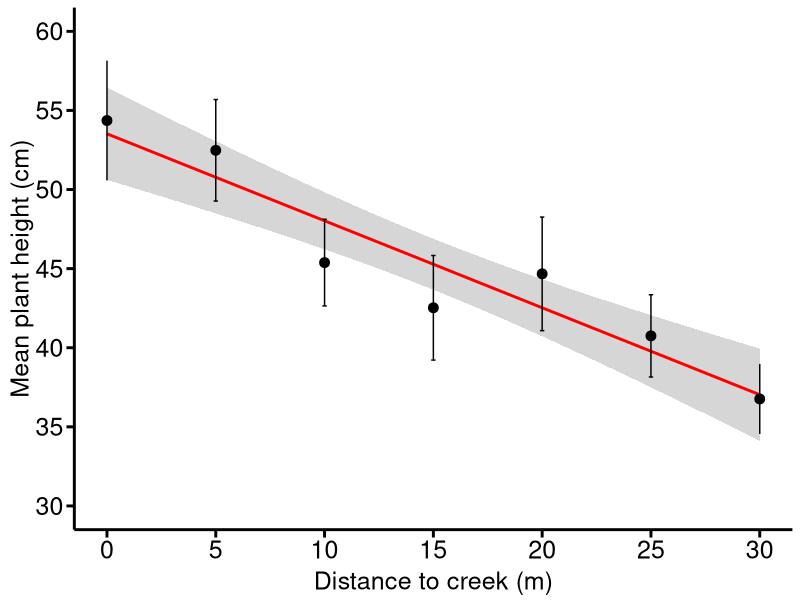
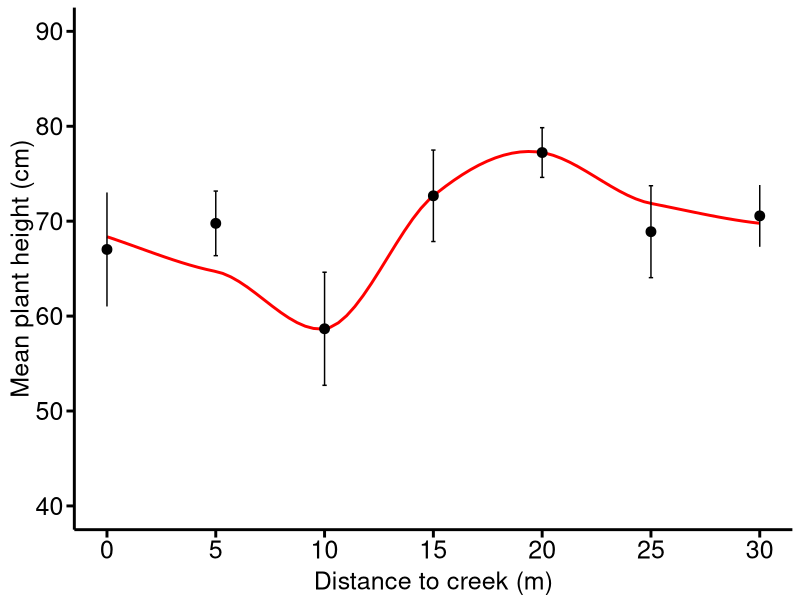
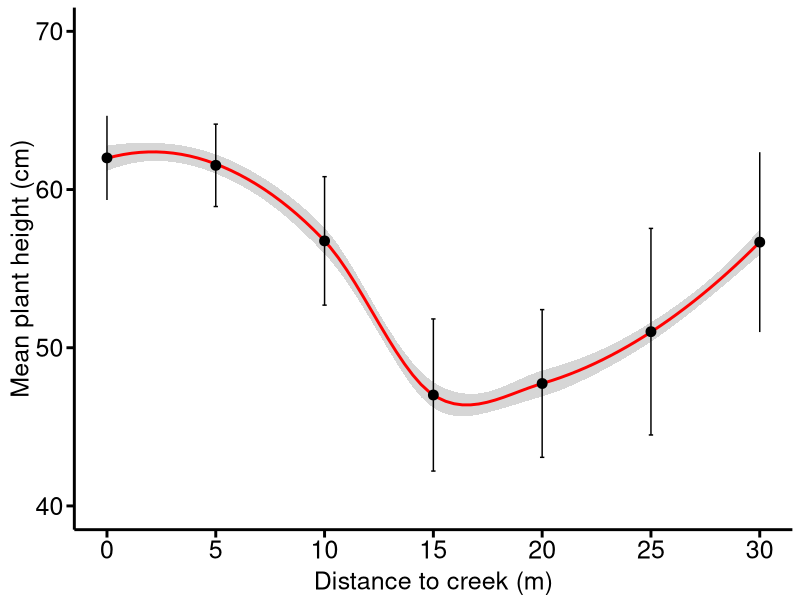
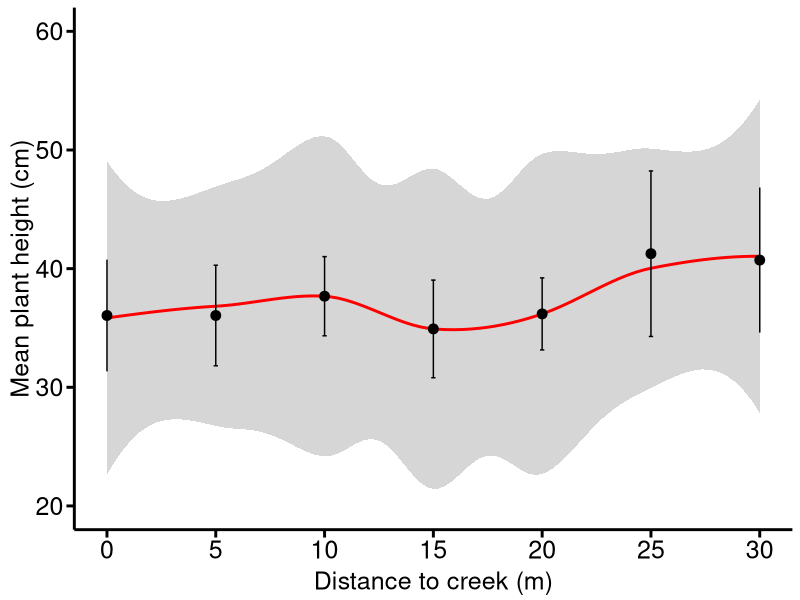
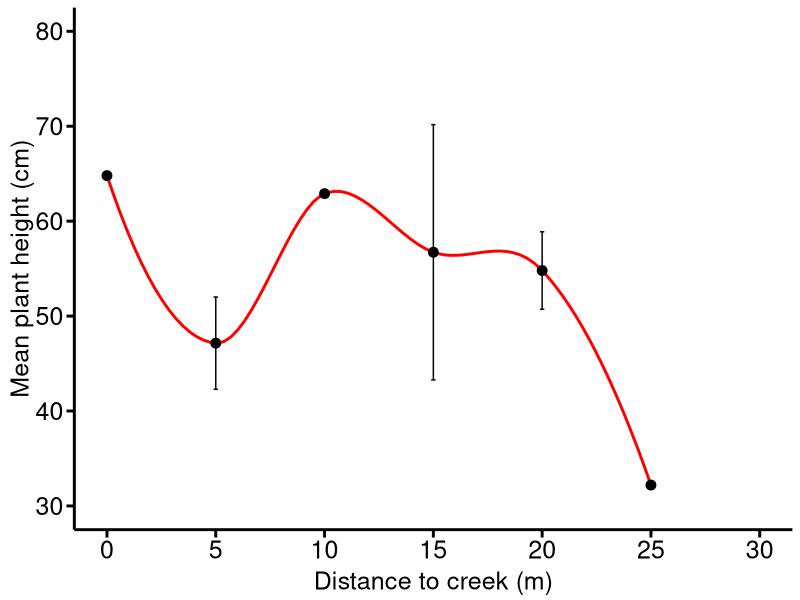

These figures' R source, in order:
rm(list=ls())
# 加载ggplot2包
library(ggplot2)
library(dplyr)

cbPalette = c("#F8766D", "#00BA38", "#619CFF", "#F564E3","#B79F00", "#00BFC4")
textcol = cbPalette
shape_values = c(15:20)
alphadegree = 0.2
FS = 18
pic_height = 4
pic_width = 5

mytheme = theme(
  legend.position = c(0.8, 0.25),       # 将图例放在右上角内侧
  legend.title = element_text(size = FS),    # 设置图例标题字体大小
  legend.text = element_text(size = FS-2),
  panel.grid.major=element_line(colour=NA),
  panel.grid.minor = element_blank(),
  panel.background = element_blank(),
  axis.line = element_line(size = 1),    # 修改x轴和y轴的线条粗细
  axis.ticks = element_line(size = 1),   # 修改刻度线的粗细
  axis.ticks.length = unit(0.20, "cm"),
  # axis.ticks.x = element_blank(),  # 移除x轴刻度线
  # axis.ticks.y = element_blank(),   # 移除y轴刻度线
  axis.title.x = element_text(size = FS,vjust = 0.5),
  axis.title.y = element_text(size = FS,vjust = 0.5),
  axis.text.x = element_text(size = FS,color='black'),
  axis.text.y = element_text(size = FS,color='black'),
  strip.text.x = element_text(size = FS,face="bold"),
  strip.text.y = element_text(size = FS,face="bold")
)

# 读取数据
data = read.csv("../Data/PlantData/newdat.csv")
StatisticResult = c()
Species = unique(data$Species)

data_ST = data[data$Species == Species[1],] #130
# data_CS = data[data$Species == "CS",] #74
# data_CD = data[data$Species == "CD",] #35
# data_SM = data[data$Species == "SM",] #34
# data_IC = data[data$Species == "IC",] #9
summary_data <- data_ST %>%
  group_by(xDistance) %>%
  summarise(
    mean = mean(Height_mean, na.rm = TRUE),
    se = sd(Height_mean, na.rm = TRUE) / sqrt(n())
  )
summary_data = na.omit(summary_data)
# Linear fit
fit = lm(mean ~ xDistance, data = summary_data)
a = summary(fit)
RSquared = a$r.squared
Pvalue = 1- pf(a$fstatistic[1], a$fstatistic[2], a$fstatistic[3])
SR = cbind(Species[1],RSquared, Pvalue)
StatisticResult = rbind(StatisticResult,SR)
# Plot
p <- ggplot(summary_data, aes(x = xDistance, y = mean)) +
  geom_smooth(method = "glm", col = "red", se = TRUE) +
  geom_point(data = summary_data, aes(x = xDistance, y = mean), size = 3) +
  geom_errorbar(data = summary_data, aes(x = xDistance, ymin = mean - se, ymax = mean + se), width = 0.2) +
  labs(x = "Distance to creek (m)",
       y = "Mean plant height (cm)") +
  # annotate("text", x = 12.5, y = 60, label = "Scirpus triqueter", fontface = "italic", size = 6, hjust= 0 ) +
  # # annotate("text", x = 22.5, y = 55, label= expression(italic(paste("P<0.01, ",R^2, " = 0.90"))), size = 6 ) +
  scale_x_continuous(breaks=seq(0, 30, by=5), limits=c(0, 30)) +
  scale_y_continuous(breaks=seq(30, 60, by=5), limits=c(30, 60)) +
  theme_minimal() +
  mytheme
p
ggsave(p, file = "Height-Dis2creek_ST.pdf", width=5, height=4) # 可以指定大小，如宽为12cm，高为10cm，需要指定保存路径


#################
# data_ST = data[data$Species == "ST",] #130
data_CS = data[data$Species == "CS",] #74
# data_CD = data[data$Species == "CD",] #35
# data_SM = data[data$Species == "SM",] #34
# data_IC = data[data$Species == "IC",] #9
summary_data <- data_CS %>%
  group_by(xDistance) %>%
  summarise(
    mean = mean(Height_mean, na.rm = TRUE),
    se = sd(Height_mean, na.rm = TRUE) / sqrt(n())
  )
# Linear fit
fit = lm(mean ~ xDistance, data = summary_data)
a = summary(fit)
RSquared = a$r.squared
Pvalue = 1- pf(a$fstatistic[1], a$fstatistic[2], a$fstatistic[3])
SR = cbind(Species[2],RSquared, Pvalue)
StatisticResult = rbind(StatisticResult,SR)
# Plot
p_CS <- ggplot(summary_data, aes(x = xDistance, y = mean)) +
  geom_smooth(method = "loess", col = "red", se = TRUE) +
  geom_point(data = summary_data, aes(x = xDistance, y = mean), size = 3) +
  geom_errorbar(data = summary_data, aes(x = xDistance, ymin = mean - se, ymax = mean + se), width = 0.2) +
  labs(x = "Distance to creek (m)",
       y = "Mean plant height (cm)") +
  # annotate("text", x = 12.5, y = 90, label = "Carex scabrifolia", fontface = "italic", size = 6, hjust = 0 ) +
  scale_x_continuous(breaks=seq(0, 30, by=5), limits=c (0, 30)) +
  scale_y_continuous(breaks=seq(40, 90, by=10), limits=c(40, 90)) +
  theme_minimal() +
  mytheme
p_CS
ggsave(p_CS, file='Height-Dis2creek_CS.pdf', width=5, height=4) # 可以指定大小，如宽为12cm，高为10cm，需要指定保存路径

#################
# data_ST = data[data$Species == "ST",] #130
# data_CS = data[data$Species == "CS",] #74
data_CD = data[data$Species == "CD",] #35
# data_SM = data[data$Species == "SM",] #34
# data_IC = data[data$Species == "IC",] #9
summary_data <- data_CD %>%
  group_by(xDistance) %>%
  summarise(
    mean = mean(Height_mean, na.rm = TRUE),
    se = sd(Height_mean, na.rm = TRUE) / sqrt(n())
  )
# Linear fit
fit = lm(mean ~ xDistance, data = summary_data)
a = summary(fit)
RSquared = a$r.squared
Pvalue = 1- pf(a$fstatistic[1], a$fstatistic[2], a$fstatistic[3])
SR = cbind(Species[3],RSquared, Pvalue)
StatisticResult = rbind(StatisticResult,SR)
# Plot
p_CD <- ggplot(summary_data, aes(x = xDistance, y = mean)) +  
  geom_smooth(method = "loess", col = "red", se = TRUE) +
  geom_point(data = summary_data, aes(x = xDistance, y = mean), size = 3) +
  geom_errorbar(data = summary_data, aes(x = xDistance, ymin = mean - se, ymax = mean + se), width = 0.2) +
  labs(x = "Distance to creek (m)",
       y = "Mean plant height (cm)") +
  # annotate("text", x = 12.5, y = 70, label = "Juncellus serotinus", fontface = "italic", size = 6, hjust = 0 ) +
  scale_x_continuous(breaks=seq(0, 30, by=5), limits=c (0, 30)) +
  scale_y_continuous(breaks=seq(40, 70, by=10), limits=c(40, 70)) +
  theme_minimal() +
  mytheme
p_CD
ggsave(p_CD, file='Height-Dis2creek_CD.pdf', width=5, height=4) # 可以指定大小，如宽为12cm，高为10cm，需要指定保存路径

#################
# data_ST = data[data$Species == "ST",] #130
# data_CS = data[data$Species == "CS",] #74
# data_CD = data[data$Species == "CD",] #35
data_SM = data[data$Species == "SM",] #34
# data_IC = data[data$Species == "IC",] #9
summary_data <- data_SM %>%
  group_by(xDistance) %>%
  summarise(
    mean = mean(Height_mean, na.rm = TRUE),
    se = sd(Height_mean, na.rm = TRUE) / sqrt(n())
  )
# Linear fit
fit = lm(mean ~ xDistance, data = summary_data)
a = summary(fit)
RSquared = a$r.squared
Pvalue = 1- pf(a$fstatistic[1], a$fstatistic[2], a$fstatistic[3])
SR = cbind(Species[4],RSquared, Pvalue)
StatisticResult = rbind(StatisticResult,SR)
# Plot
p_SM <- ggplot(summary_data, aes(x = xDistance, y = mean)) +
  geom_smooth(method = "loess", col = "red", se = TRUE) +
  geom_point(data = summary_data, aes(x = xDistance, y = mean), size = 3) +
  geom_errorbar(data = summary_data, aes(x = xDistance, ymin = mean - se, ymax = mean + se), width = 0.2) +
  labs(x = "Distance to creek (m)",
       y = "Mean plant height (cm)") +
  # annotate("text", x = 12.5, y = 60, label = "Scirpus mariqueter", fontface = "italic", size = 6 , hjust = 0) +
  scale_x_continuous(breaks=seq(0, 30, by=5), limits=c (0, 30)) +
  scale_y_continuous(breaks=seq(20, 60, by=10), limits=c(20, 60)) +
  theme_minimal() +
  mytheme
p_SM
ggsave(p_SM, file='Height-Dis2creek_SM.pdf', width=5, height=4) # 可以指定大小，如宽为12cm，高为10cm，需要指定保存路径

#################
# data_ST = data[data$Species == "ST",] #130
# data_CS = data[data$Species == "CS",] #74
# data_CD = data[data$Species == "CD",] #35
# data_SM = data[data$Species == "SM",] #34
data_IC = data[data$Species == "IC",] #9
summary_data <- data_IC %>%
  group_by(xDistance) %>%
  summarise(
    mean = mean(Height_mean, na.rm = TRUE),
    se = sd(Height_mean, na.rm = TRUE) / sqrt(n())
  )
# Linear fit
fit = lm(mean ~ xDistance, data = summary_data)
a = summary(fit)
RSquared = a$r.squared
Pvalue = 1- pf(a$fstatistic[1], a$fstatistic[2], a$fstatistic[3])
SR = cbind(Species[5],RSquared, Pvalue)
StatisticResult = rbind(StatisticResult,SR)
# Plot
p_IC <- ggplot(summary_data, aes(x = xDistance, y = mean)) +
  geom_smooth(method = "loess", col = 'red', se = FALSE) +
  geom_point(data = summary_data, aes(x = xDistance, y = mean), size = 3) +
  geom_errorbar(data = summary_data, aes(x = xDistance, ymin = mean - se, ymax = mean + se), width = 0.2) +
  labs(x = "Distance to creek (m)",
       y = "Mean plant height (cm)") +
  # annotate("text", x = 12.5, y = 80, label = "Imperata cylindrica", fontface = "italic", size = 6, hjust = 0 ) +
  scale_x_continuous(breaks=seq(0, 30, by=5), limits=c (0, 30)) +
  scale_y_continuous(breaks=seq(30, 80, by=10), limits=c(30, 80)) +
  theme_minimal() +
  mytheme
p_IC
ggsave(p_IC, file='Height-Dis2creek_IC.pdf', width=5, height=4) # 可以指定大小，如宽为12cm，高为10cm，需要指定保存路径

write.csv(StatisticResult, file = 'Height-xDistance.csv', row.names = TRUE)
